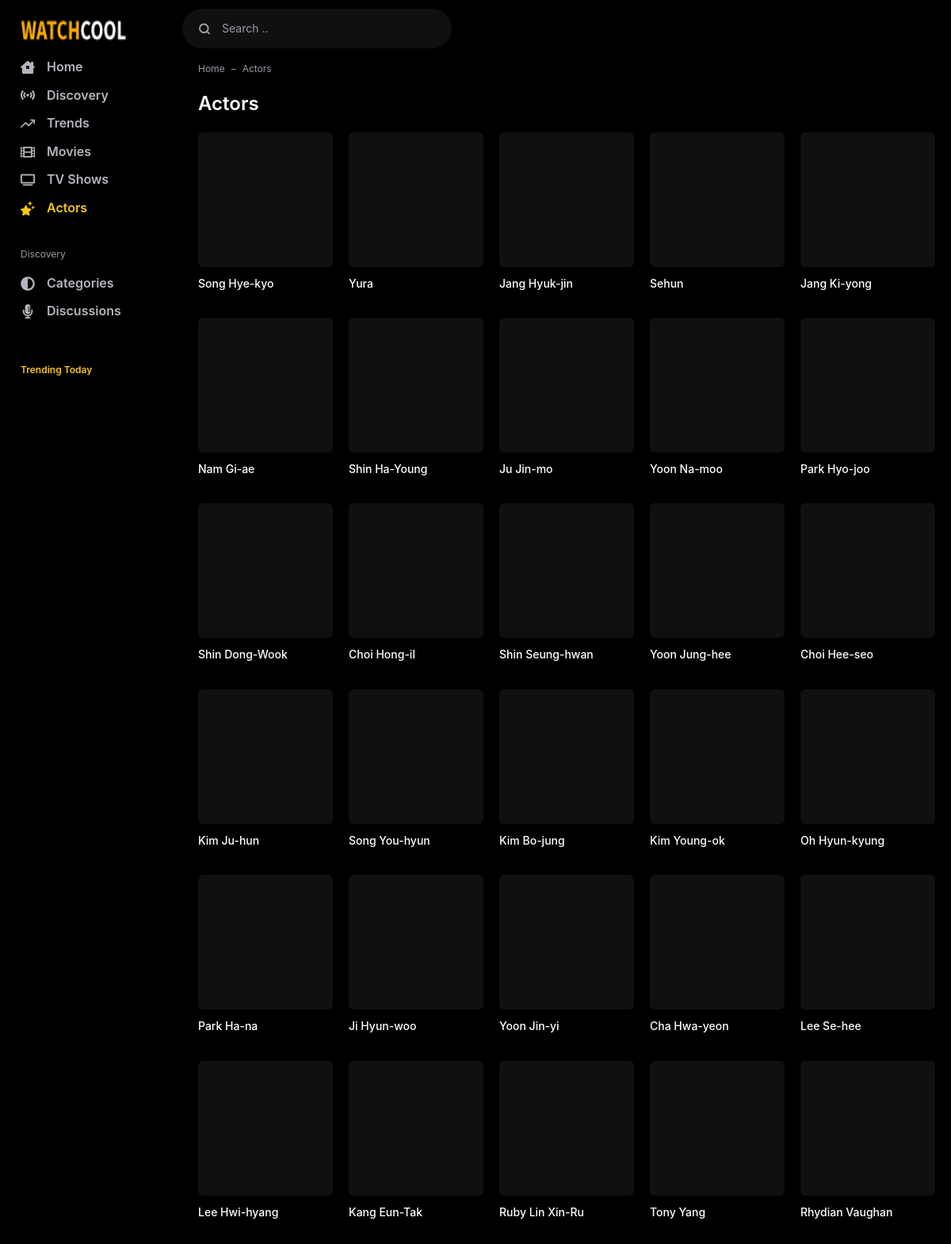
Page /web16/actors/ (upper part) on the committed database.
### webapp/models/common.py (models this page shows, shortened)
class Cast(models.Model):
    movie = models.ManyToManyField(Movie,related_name="cast",related_query_name="has_cast")
    tv = models.ManyToManyField(TV,related_name="cast",related_query_name="has_cast")
    gender = models.CharField(max_length=1,choices=GENDER_CHOICES,default=1)
    name = models.CharField(max_length=100)
    tmdb_cast_id = models.IntegerField()
    popularity = models.DecimalField(max_digits=6,decimal_places=3,null=True,blank=True)
    profile_path = models.URLField(null=True,blank=True)
    slug = models.SlugField(null=True,blank=True,editable=True,max_length=2083)
    added_on = models.DateField(default=timezone.now,editable=True)
    class Meta:
        ordering = ("-popularity",)

### webapp/views.py (the view)
# urls.py: path("actors/",cache_page(CACHE_TIME)(views.ActorList.as_view()),name="actor_list"),
class ActorList(ListView):
    model = Cast
    paginate_by = 40
    template_name = "webapp/actor_list.html"
    context_object_name = "actors"
    def get_queryset(self):
        return self.model.objects.filter(~Q(profile_path__endswith="None")).order_by("-added_on","-popularity")
    def get_context_data(self, **kwargs):
        context = super().get_context_data(**kwargs)
        title = f"List all Actors | {self.request.get_host()}"
        context["title"] = title
        context["description"] = title
        context["currentPage"] = "actors"
        return context

### webapp/context_processors.py (called while the page is built)
def tvsViewin(days,get):
    return ViewLog.objects.filter(movie=None,
        viewed_on__date__gte=(datetime.date.today()-datetime.timedelta(days=days))).values(
        "tv",
        slug = F("tv__slug"),
        title=F("tv__title"),
        themoviedb_id = F("tv__themoviedb_id"),
        original_title = F("tv__original_title"),
        imdb_id = F("tv__imdb_id"),
        trailer = F("tv__trailer"),
        published = F("tv__published"),
        runtime = F("tv__runtime"),
        added_on = F("tv__added_on"),
        updated_on = F("tv__updated_on"),
        media_type = F("tv__media_type"),
        poster_path=F("tv__poster_path"),
        overview=F("tv__overview"),
        vote_average=F("tv__vote_average"),
        backdrop_path=F("tv__backdrop_path"),
        release_date=F("tv__release_date"),
        ).annotate(views=Count("tv")).order_by()[:get]

def config(request=None):
    data = cache.get_many(KEYS)
    if not data:
        data = cache_context()
        cache.set_many(data,settings.CACHE_TIME)
    return data

### webapp/templates/webapp/actor_list.html (shortened to what this page needs)
{% extends 'webapp/_base.html' %}
{% block content %}
<div class="flex-fill">
    <nav aria-label="breadcrumb">
        <ol class="breadcrumb">
            <li class="breadcrumb-item"><a href="{% url 'app_webapp:home' %}">Home</a></li>
            <li class="breadcrumb-item active" aria-current="page">Actors</li>
        </ol>
    </nav>
    <div class="d-flex">
        <div class="app-content">
            <div class="app-section">
                <div class="mb-3">
                    <div class="text-24 text-white font-weight-bold">Actors</div>
                </div>
                <div class="row row-cols-md-5 row-cols-2">
                    {% for actor in actors %}
                        {% include 'webapp/includes/actor.html' with actor=actor only %}
                    {% endfor %}
                </div>
            </div>
        </div>
    </div>
</div>
{% endblock content %}

### webapp/templates/webapp/includes/actor.html
<div class="col">
    <div class="list-actor">
        <a href="{% url 'app_webapp:actor_detail' actor.slug %}"
            class="list-media" title="{{actor.name}}">
            <div class="media"
                data-src="{{actor.profile_path}}">
            </div>
        </a>
        <div class="list-caption">
            <a href="{% url 'app_webapp:actor_detail' actor.slug %}"
                class="list-title" title="{{actor.name}}">
                {{actor.name}}</a>
        </div>
    </div>
</div>

### rows in the picture
Cast: name "Song Hye-kyo"
Cast: name "Yura"
Cast: name "Jang Hyuk-jin"
Cast: name "Sehun"
Cast: name "Jang Ki-yong"
Cast: name "Nam Gi-ae"
Cast: name "Shin Ha-Young"
Cast: name "Ju Jin-mo"
Cast: name "Yoon Na-moo"
Cast: name "Park Hyo-joo"
Cast: name "Shin Dong-Wook"
Cast: name "Choi Hong-il"
Cast: name "Shin Seung-hwan"
Cast: name "Yoon Jung-hee"
Cast: name "Choi Hee-seo"
Cast: name "Kim Ju-hun"
Cast: name "Song You-hyun"
Cast: name "Kim Bo-jung"
Cast: name "Kim Young-ok"
Cast: name "Oh Hyun-kyung"
Cast: name "Park Ha-na"
Cast: name "Ji Hyun-woo"
Cast: name "Yoon Jin-yi"
Cast: name "Cha Hwa-yeon"
Cast: name "Lee Se-hee"
Cast: name "Lee Hwi-hyang"
Cast: name "Kang Eun-Tak"
Cast: name "Ruby Lin Xin-Ru"
Cast: name "Tony Yang"
Cast: name "Rhydian Vaughan"
